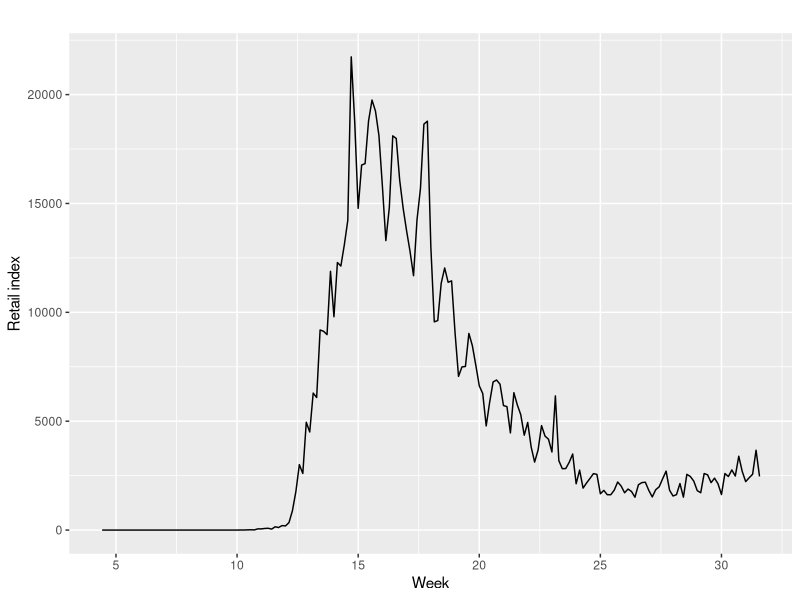
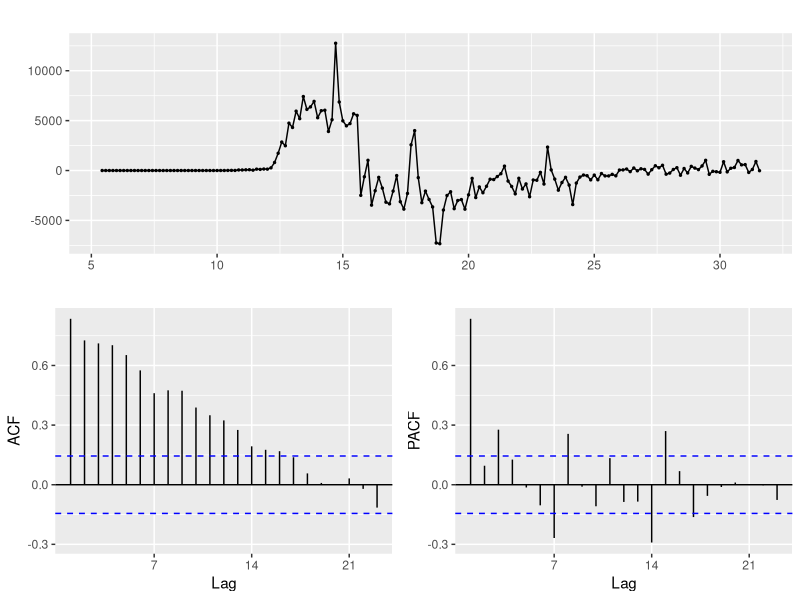
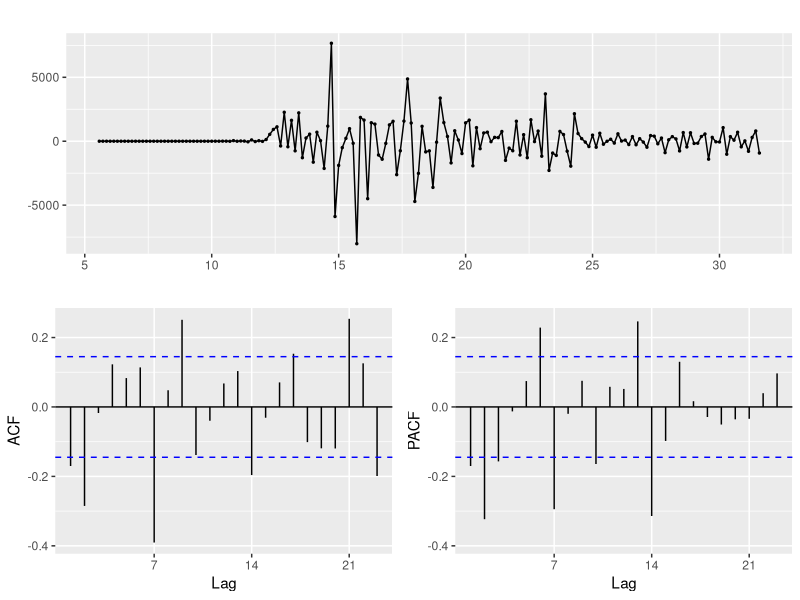
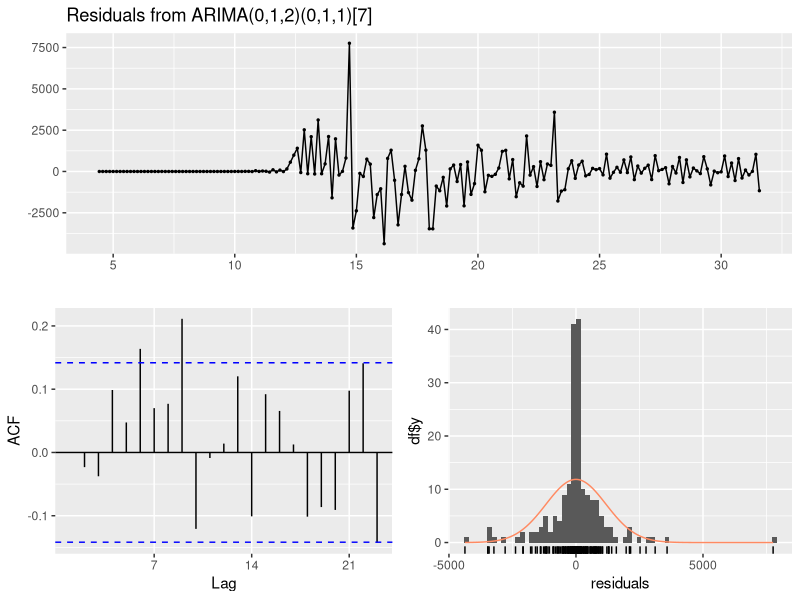
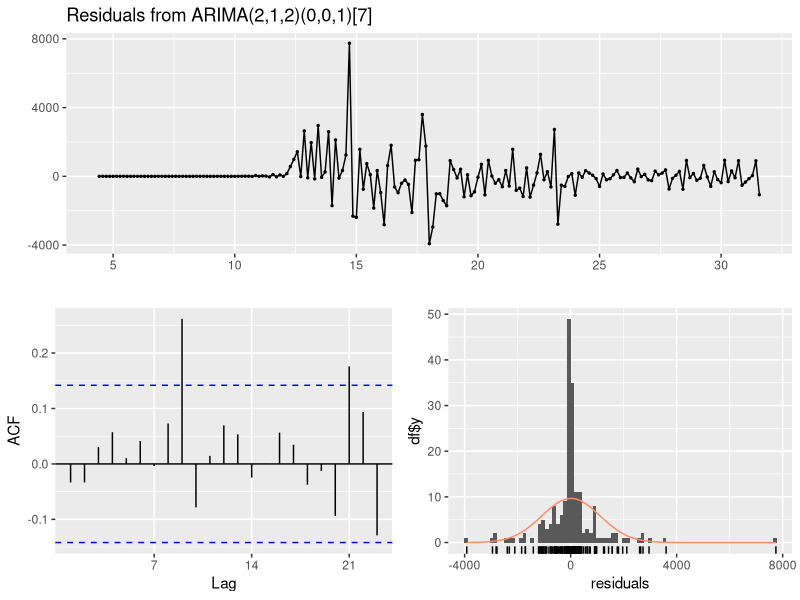
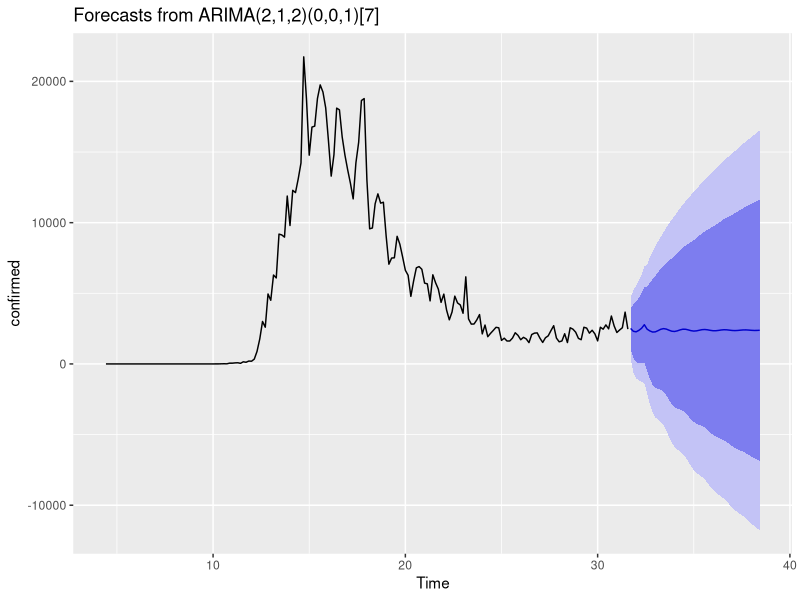
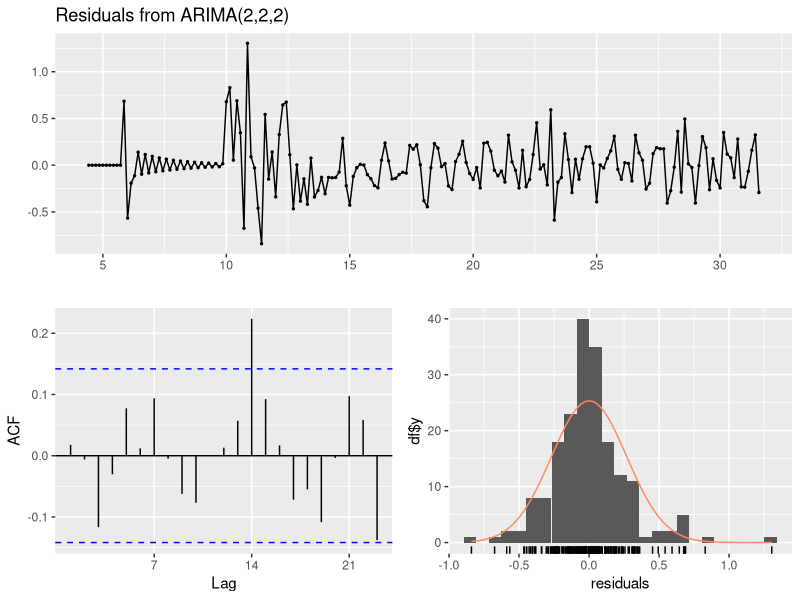
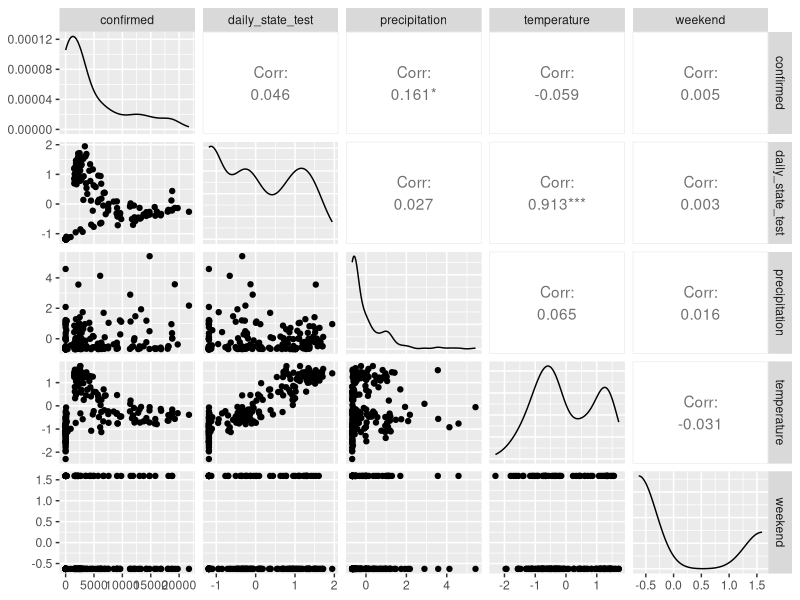

Here is the R script that generated these plots, in order:
## ---- chunk 1
knitr::opts_chunk$set(echo = TRUE, message = F, warning = F)
library(tidyverse)
library(ggfortify)
library(forecast)
## ---- chunk 2
df = read.csv("ne_train.csv", row.names = 1)
confirmed <- ts(df$confirmed, start = c(4, 4), frequency = 7)
confirmed
## ---- chunk 3
autoplot(confirmed) +
  ylab("Retail index") +
  xlab("Week")
## ---- chunk 4
confirmed %>% diff(lag = 7) %>% ggtsdisplay()
## ---- chunk 5
confirmed %>%
  diff(lag = 7) %>%
  diff() %>%
  ggtsdisplay()
## ---- chunk 6
fit1 <- Arima(confirmed, order = c(0, 1, 2), seasonal = c(0, 1, 1))
checkresiduals(fit1)
## ---- chunk 7
auto.arima(confirmed, seasonal = TRUE)
## ---- chunk 8
fit2 <- Arima(confirmed, order = c(2, 1, 2), seasonal = c(0, 0, 1))
checkresiduals(fit2)
## ---- chunk 9
df_test <- read.csv("ne_test.csv", row.names = 1)
confirmed_test <- ts(df_test$confirmed, start = c(31, 6), frequency = 7)
confirmed_test
## ---- chunk 10
fit2 %>% forecast(h = 48) %>% autoplot()
## ---- chunk 11
pred = data.frame(forecast(fit2, h = 48))[, 1]
# RMSE
sqrt(mean((pred - confirmed_test)^2))
## ---- chunk 12
log_confirmed <- log(confirmed + 1)
auto.arima(log_confirmed, seasonal = TRUE)
fit3 <- arima(log_confirmed, order = c(2, 2, 2))
checkresiduals(fit3)
## ---- chunk 13
# make predictions
pred3 = exp(data.frame(forecast(fit3, h = 48))[, 1]) - 1
# RMSE
sqrt(mean((pred3 - confirmed_test)^2))
## ---- chunk 14
df_sub <- df %>%
  select(confirmed, daily_state_test, precipitation, temperature, weekend)
df_sub %>% GGally::ggpairs()
## ---- chunk 15
# Loading time series data and predictors
df_sub$confirmed <- ts(df_sub$confirmed, start = c(4, 4), frequency = 7)
df_sub$daily_state_test <- ts(df_sub$daily_state_test, start = c(4, 4), frequency = 7)
df_sub$precipitation <- ts(df_sub$precipitation, start = c(4, 4), frequency = 7)
df_sub$temperature <- ts(df_sub$temperature, start = c(4, 4), frequency = 7)
attach(df_sub)

# fit will all exogenous variables available
multi.fit1 <- auto.arima(confirmed, xreg = cbind(daily_state_test, precipitation, temperature, weekend))
summary(multi.fit1)
## ---- chunk 16
checkresiduals(multi.fit1)
## ---- chunk 17
multi.fit2 <- auto.arima(confirmed, xreg = cbind(daily_state_test, precipitation, temperature))
multi.fit3 <- auto.arima(confirmed, xreg = cbind(precipitation, temperature))
multi.fit4 <- auto.arima(confirmed, xreg = cbind(daily_state_test, precipitation))
multi.fit5 <- auto.arima(confirmed, xreg = cbind(precipitation))
data.frame(
  model = c("multi.fit1", "multi.fit2", "multi.fit3", "multi.fit4", "multi.fit5"),
  AIC = c(multi.fit1$aic, multi.fit2$aic, multi.fit3$aic, multi.fit4$aic, multi.fit5$aic),
  BIC = c(multi.fit1$bic, multi.fit2$bic, multi.fit3$bic, multi.fit4$bic, multi.fit5$bic))
## ---- chunk 18
checkresiduals(multi.fit2)$p.value
checkresiduals(multi.fit3)$p.value
checkresiduals(multi.fit4)$p.value
checkresiduals(multi.fit5)$p.value
## ---- chunk 19
fitted_confirmed <- fitted(multi.fit5)
confirmed_df = data.frame(
  time = 1:length(confirmed),
  value = c(confirmed, fitted_confirmed),
  type = c(rep("true", length(confirmed)), rep("forecasts", length(fitted_confirmed)))
)
ggplot(confirmed_df, aes(x = time, y = value, col = as.factor(type))) +
  geom_line(size = 0.75) +
  labs(y = "Y", x = "Time",
       title = "Fitted values against actual, 01/22/2020 - 07/30/2020") +
  theme(axis.title = element_text(family = "serif"),
        plot.title = element_text(hjust = 0.5, size = 12, family = "serif", face = "bold"),
        legend.position = c(0.85, 0.2),
        legend.title = element_blank(),
        legend.text = element_text(family = "serif", face = "bold"),
        legend.key = element_rect(color = "transparent"),
        legend.background = element_rect(fill = "lightgrey")) +
  scale_color_discrete(name = "Lead", labels = c("Forecast", " Actual Value"))
## ---- chunk 20
pred.fit5 = data.frame(forecast(multi.fit5, xreg = df_test$precipitation))[, 1]
# RMSE
sqrt(mean((pred.fit5 - confirmed_test)^2))
## ---- chunk 21
pred_df = data.frame(
  time = 1:length(df_test$confirmed),
  value = c(df_test$confirmed, pred.fit5),
  type = c(rep("true", length(df_test$confirmed)), rep("forecasts", length(pred.fit5)))
)
ggplot(pred_df, aes(x = time, y = value, col = as.factor(type))) +
  geom_line(size = 0.75) +
  labs(y = "Y", x = "Time",
       title = "Forecast values against actual, 07/31/2020 - 09/16/2020") +
  theme(axis.title = element_text(family = "serif"),
        plot.title = element_text(hjust = 0.5, size = 12, family = "serif", face = "bold"),
        legend.position = c(0.85, 0.2),
        legend.title = element_blank(),
        legend.text = element_text(family = "serif", face = "bold"),
        legend.key = element_rect(color = "transparent"),
        legend.background = element_rect(fill = "lightgrey")) +
  scale_color_discrete(name = "Lead", labels = c("Forecast", " Actual Value"))
